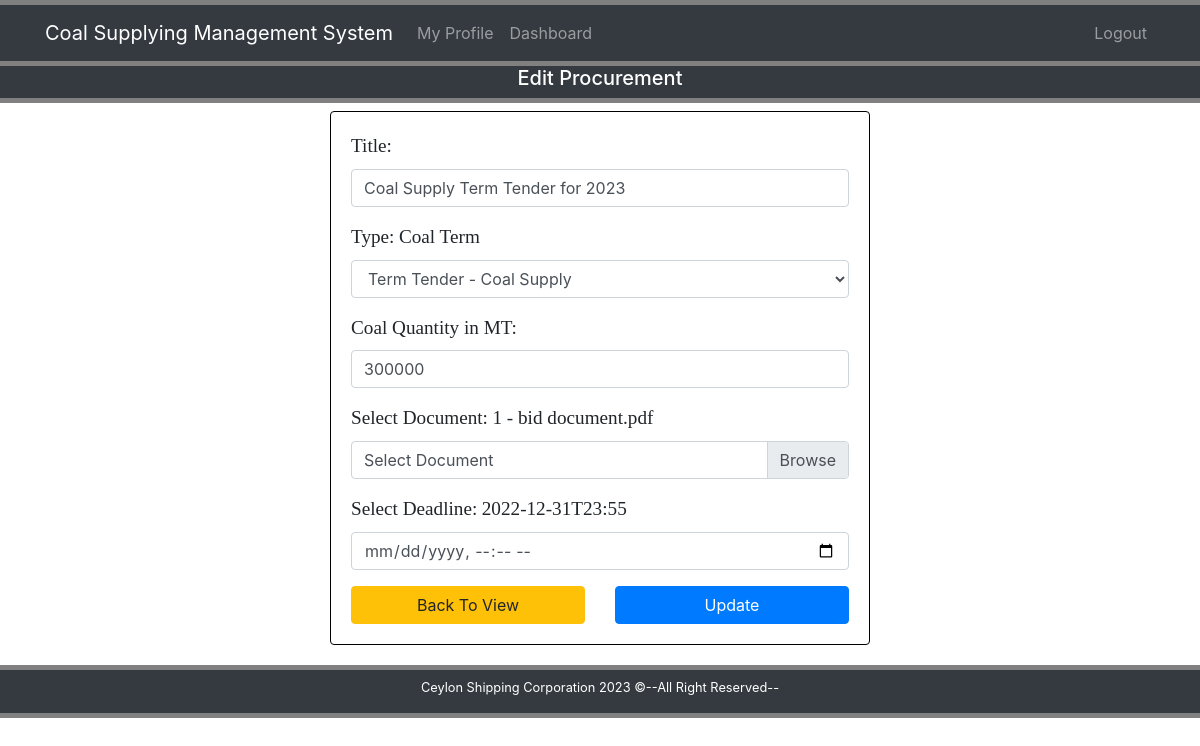
Page /editProc.php?id=64 on the committed database.
### tables this page shows
CREATE TABLE `procurement` (
  `id` int(10) NOT NULL,
  `procId` varchar(10) NOT NULL,
  `title` varchar(50) NOT NULL,
  `author` varchar(50) NOT NULL,
  `type` varchar(50) NOT NULL,
  `qty` int(20) NOT NULL,
  `datetime` varchar(50) NOT NULL,
  `document` varchar(50) NOT NULL,
  `deadline` varchar(50) NOT NULL
);

### editProc.php (the view, shortened to what this page needs)
<?php
$searchQueryParameter = $_GET['id'];
?>
<!DOCTYPE html>
<html lang="en">
<head>
	<link rel="stylesheet" href="css/bootstrap.css">
	<link rel="stylesheet" href="css/style.css">
</head>
<body>
	<div style="height:5px; background: gray;"></div>
	<nav class="navbar navbar-expand-lg bg-dark navbar-dark">
		<div class="container">
			<a href="#" class="navbar-brand">Coal Supplying Management System</a>
			<div class="collapse navbar-collapse" id="navbarcollapse">
			<div class="collapse navbar-collapse" id="navbarcollapse">
			<ul class="navbar-nav mr-auto">
				<li class="nav-item">
					<a href="#" class="nav-link">My Profile</a>
				</li>
				<li class="nav-item">
					<a href="dashPManager.php" class="nav-link">Dashboard</a>
				</li>
			</ul>
			<ul class="navbar-nav">
				<li class="nav-item">
					<a href="login.php" class="nav-link">Logout</a>
				</li>
			</ul>
			</div>
		</div>
	</nav>
	<div style="height:5px; background: gray;"></div>
	<header class="text-white bg-dark">
		<div class="container">
			<div class="row">
				<div class="col-md-12">
					<h5 class="text-center">Edit Procurement</h5>
				</div>
			</div>
		</div>
	</header>
	<div style="height:5px; background: gray;"></div>
	<section class="container py-2 mb-1">
		<div class="row">
			<div class="offset-lg-3 col-lg-6">
				<?php
				global $ConnectingDB;
				$sql = "SELECT * FROM procurement WHERE id='$searchQueryParameter'";
				$stmt = $ConnectingDB->query($sql);
				while ($dataRaws=$stmt->fetch()) {
					$titleToBeUpdated = $dataRaws['title'];
					$typeToBeUpdated = $dataRaws['type'];
					$quantityToBeUpdated = $dataRaws['qty'];
					$documentToBeUpdated = $dataRaws['document'];
					$deadlineToBeUpdated = $dataRaws['deadline'];
				}
				?>
				<form class="" action="editProc.php?id=<?php echo $searchQueryParameter; ?>" method="Post" enctype="multipart/form-data">
					<div class="card mb-2" style="border-color:black;">
						<div class="card-body">
							<div class="form-group">
								<label for="title"><span class="FieldInfo">Title:</span></label>
								<input type="text" class="form-control" name="title" id="title" value="<?php echo $titleToBeUpdated; ?>">
							</div>
							<div class="form-group">
								<label for="type"><span class="FieldInfo">Type:</span></label>
								<span class="FieldInfo"><?php echo $typeToBeUpdated?> </span>
								<select class="form-control" id="type" name="type">
									<option value="Coal Term">Term Tender - Coal Supply</option>
								</select>
							</div>
							<div class="form-group">
								<label for="quantity"><span class="FieldInfo">Coal Quantity in MT:</span></label>
								<input type="number" class="form-control" name="qty" id="qty" value="<?php echo $quantityToBeUpdated;?>">
							</div>
							<div class="form-group">
								<label for="document"><span class="FieldInfo">Select Document:</span></label>
								<span class="FieldInfo"><?php echo $documentToBeUpdated; ?> </span>
								<div class="custom-file">
									<label for="selectDocument" class="custom-file-label">Select Document</label>
								</div>
							</div>
							<div class="form-group">
								<label for="deadline"><span class="FieldInfo">Select Deadline:</span></label>
								<span class="FieldInfo"><?php echo $deadlineToBeUpdated; ?> </span>
								<div class="custom-file">
									<input class="form-control" type="datetime-local" name="deadline" id="deadline">
								</div>
							</div>
							<div class="row">
								<div class="col-lg-6">
									<a href="viewProc.php" class="btn btn-block btn-warning">Back To View</a>
								</div>
								<div class="col-lg-6">
									<button type="submit" name="submit" class="btn btn-block btn-primary">Update</button>
								</div>
							</div>
						</div>
					</div>
				</form>
			</div>
		</div>
	</section>
	<div style="height:5px; background: gray;"></div>
	<footer class="bg-dark text-white">
		<div class="container">
			<div class="row pt-2">
				<div class="col">
					<p class="lead text-center small">Ceylon Shipping Corporation <span id="year"></span> &copy;--All Right Reserved--</p>
				</div>
			</div>
		</div>
	</footer>
	<div style="height:5px; background: gray;"></div>
</body>
</html>

### css/style.css (style rules this page uses)
.FieldInfo { font-family: Bitter,Georgia,"Times New Roman",Times,serif; font-size: 1.2em; }

### rows in the picture
procurement: title "Coal Supply Term Tender for 2023", type "Coal Term", qty "300000", document "1 - bid document.pdf", deadline "2022-12-31T23:55"
